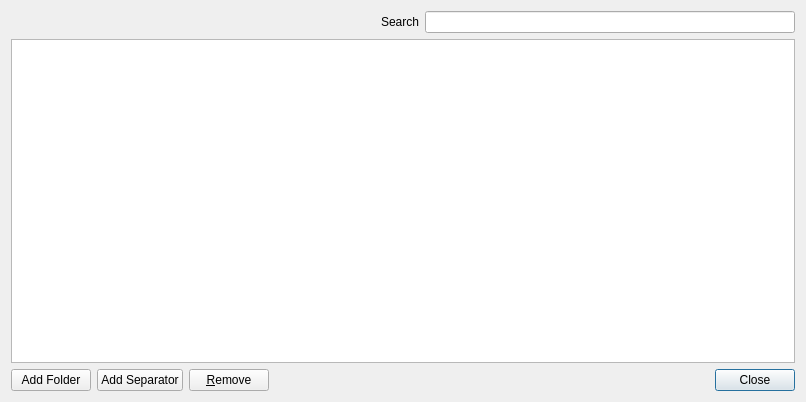
<?xml version="1.0" encoding="UTF-8"?>
<ui version="4.0">
 <class>BookmarksDialog</class>
 <widget class="QDialog" name="BookmarksDialog">
  <property name="geometry">
   <rect>
    <x>0</x>
    <y>0</y>
    <width>806</width>
    <height>402</height>
   </rect>
  </property>
  <property name="windowTitle">
   <string>Bookmarks</string>
  </property>
  <layout class="QVBoxLayout" name="verticalLayout">
   <item>
    <layout class="QHBoxLayout" name="horizontalLayout">
     <item>
      <spacer>
       <property name="orientation">
        <enum>Qt::Horizontal</enum>
       </property>
       <property name="sizeHint" stdset="0">
        <size>
         <width>252</width>
         <height>20</height>
        </size>
       </property>
      </spacer>
     </item>
     <item>
      <widget class="QLabel" name="label">
       <property name="text">
        <string>Search</string>
       </property>
      </widget>
     </item>
     <item>
      <widget class="QLineEdit" name="search"/>
     </item>
    </layout>
   </item>
   <item>
    <widget class="EditTreeView" name="tree"/>
   </item>
   <item>
    <layout class="QHBoxLayout">
     <item>
      <widget class="QPushButton" name="addFolderButton">
       <property name="text">
        <string>Add Folder</string>
       </property>
      </widget>
     </item>
     <item>
      <widget class="QPushButton" name="addSeparatorButton">
       <property name="text">
        <string>Add Separator</string>
       </property>
      </widget>
     </item>
     <item>
      <widget class="QPushButton" name="removeButton">
       <property name="text">
        <string>&amp;Remove</string>
       </property>
      </widget>
     </item>
     <item>
      <spacer>
       <property name="orientation">
        <enum>Qt::Horizontal</enum>
       </property>
       <property name="sizeHint" stdset="0">
        <size>
         <width>40</width>
         <height>20</height>
        </size>
       </property>
      </spacer>
     </item>
     <item>
      <widget class="QPushButton" name="closeButton">
       <property name="text">
        <string>Close</string>
       </property>
       <property name="default">
        <bool>true</bool>
       </property>
      </widget>
     </item>
    </layout>
   </item>
  </layout>
 </widget>
 <customwidgets>
  <customwidget>
   <class>EditTreeView</class>
   <extends>QTreeView</extends>
   <header>edittreeview.h</header>
  </customwidget>
 </customwidgets>
 <tabstops>
  <tabstop>search</tabstop>
  <tabstop>tree</tabstop>
  <tabstop>addFolderButton</tabstop>
  <tabstop>addSeparatorButton</tabstop>
  <tabstop>removeButton</tabstop>
 </tabstops>
 <resources/>
 <connections>
  <connection>
   <sender>closeButton</sender>
   <signal>clicked()</signal>
   <receiver>BookmarksDialog</receiver>
   <slot>accept()</slot>
   <hints>
    <hint type="sourcelabel">
     <x>731</x>
     <y>370</y>
    </hint>
    <hint type="destinationlabel">
     <x>595</x>
     <y>380</y>
    </hint>
   </hints>
  </connection>
 </connections>
</ui>
